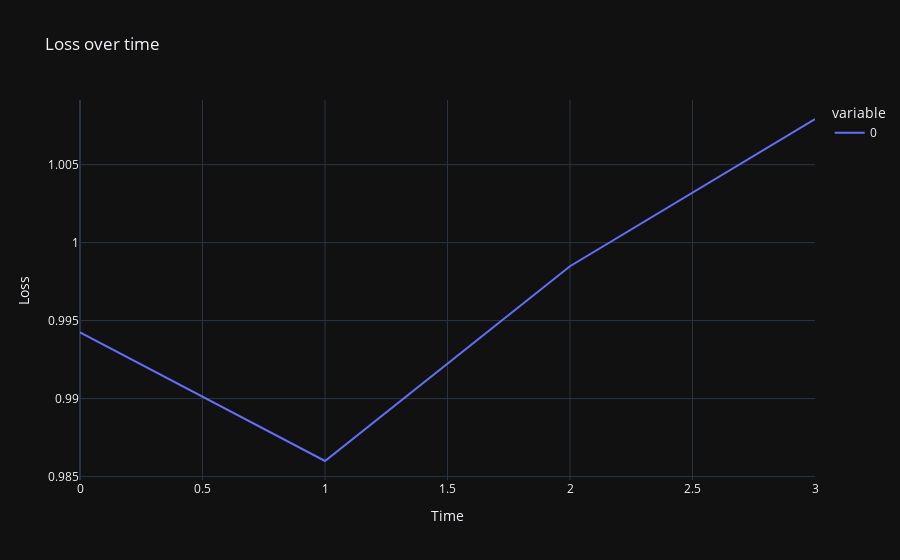
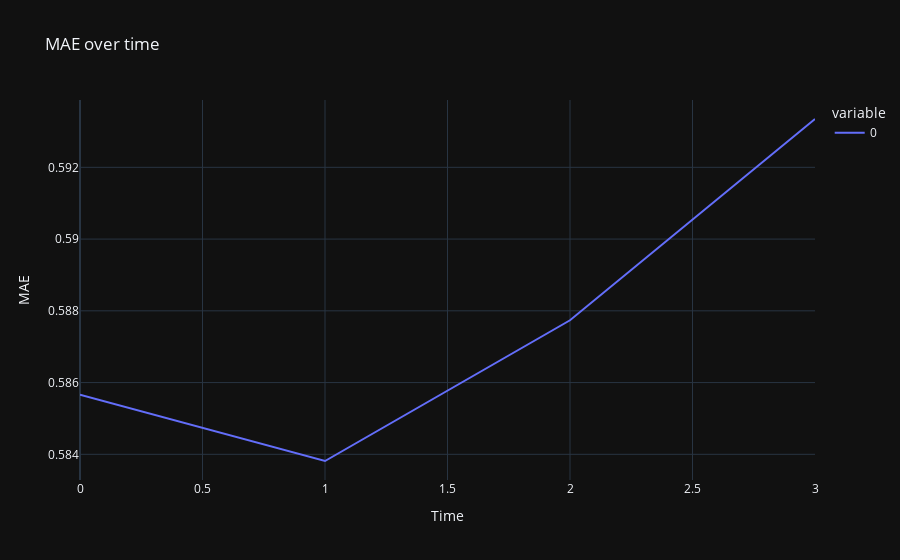

The cell these charts' notebook holds for them, in order:
### Code cell
display_history(history)

### Figure 1 — Plotly figure (JSON) as saved in the notebook; plotly's stock layout.template omitted (floating-point values rounded to 4 significant figures)
{"data": [{"hovertemplate": "variable=0<br>index=%{x}<br>value=%{y}<extra></extra>", "legendgroup": "0", "line": {"color": "#636efa", "dash": "solid"}, "mode": "lines", "name": "0", "orientation": "v", "showlegend": true, "type": "scatter", "x": [0, 1, 2, 3], "xaxis": "x", "y": [0.9942, 0.986, 0.9985, 1.008], "yaxis": "y"}], "layout": {"autosize": true, "legend": {"title": {"text": "variable"}, "tracegroupgap": 0}, "title": {"text": "Loss over time"}, "xaxis": {"anchor": "y", "autorange": true, "domain": [0, 1], "range": [0, 3], "title": {"text": "Time"}, "type": "linear"}, "yaxis": {"anchor": "x", "autorange": true, "domain": [0, 1], "range": [0.9848, 1.009], "title": {"text": "Loss"}, "type": "linear"}}}

### Figure 2 — Plotly figure (JSON) as saved in the notebook; plotly's stock layout.template omitted (floating-point values rounded to 4 significant figures)
{"data": [{"hovertemplate": "variable=0<br>index=%{x}<br>value=%{y}<extra></extra>", "legendgroup": "0", "line": {"color": "#636efa", "dash": "solid"}, "mode": "lines", "name": "0", "orientation": "v", "showlegend": true, "type": "scatter", "x": [0, 1, 2, 3], "xaxis": "x", "y": [0.5857, 0.5838, 0.5877, 0.5933], "yaxis": "y"}], "layout": {"autosize": true, "legend": {"title": {"text": "variable"}, "tracegroupgap": 0}, "title": {"text": "MAE over time"}, "xaxis": {"anchor": "y", "autorange": true, "domain": [0, 1], "range": [0, 3], "title": {"text": "Time"}, "type": "linear"}, "yaxis": {"anchor": "x", "autorange": true, "domain": [0, 1], "range": [0.5833, 0.5939], "title": {"text": "MAE"}, "type": "linear"}}}
